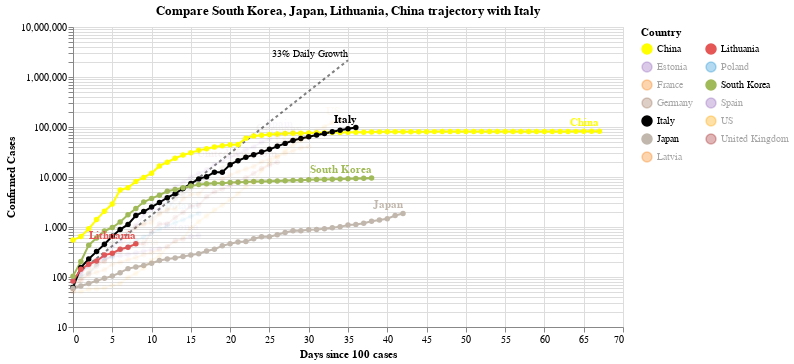

Notebook code for this chart:
### Code cell
#hide_input
chart3 = make_since_chart(['South Korea', 'Japan', 'Lithuania', 'China'])
chart3

### Figure 1 — Vega-Lite specification as saved in the notebook (floating-point values rounded to 4 significant figures; data arrays with more than 128 entries replaced by an {"elided": "..."} marker saying what was removed)
{"config": {"view": {"continuousWidth": 400, "continuousHeight": 300}}, "layer": [{"mark": {"type": "line", "color": "black", "opacity": 0.5, "strokeDash": [3, 3]}, "encoding": {"x": {"type": "quantitative", "field": "Days since 100 cases"}, "y": {"type": "quantitative", "field": "Confirmed Cases"}}}, {"mark": {"type": "text", "align": "right", "dy": -6, "fontSize": 10, "text": "33% Daily Growth"}, "encoding": {"x": {"type": "quantitative", "field": "Days since 100 cases"}, "y": {"type": "quantitative", "field": "Confirmed Cases"}}, "transform": [{"filter": "(datum['Days since 100 cases'] >= 35)"}]}, {"data": {"name": "data-87d64d4e28b0cc935621af408eb44e4b"}, "mark": {"type": "line", "point": true}, "encoding": {"color": {"type": "nominal", "field": "Country", "legend": {"columns": 2}, "scale": {"domain": ["China", "Estonia", "France", "Germany", "Italy", "Japan", "Latvia", "Lithuania", "Poland", "South Korea", "Spain", "US", "United Kingdom"], "range": ["yellow", "#9467bd", "#F58518", "#9D755D", "black", "#C1B7AD", "#F58518", "#E45756", "#2495D3", "#A1BA59", "#9467bd", "orange", "brown"]}}, "opacity": {"condition": {"value": 1, "selection": "selector001"}, "value": 0.05}, "tooltip": [{"type": "nominal", "field": "Country"}, {"type": "temporal", "field": "Date"}, {"type": "quantitative", "field": "Confirmed Cases"}, {"type": "quantitative", "field": "Days since 100 cases"}], "x": {"type": "quantitative", "field": "Days since 100 cases"}, "y": {"type": "quantitative", "field": "Confirmed Cases", "scale": {"type": "log"}}}, "selection": {"selector001": {"type": "multi", "fields": ["Country"], "bind": "legend", "init": [{"Country": "South Korea"}, {"Country": "Japan"}, {"Country": "Lithuania"}, {"Country": "China"}, {"Country": "Italy"}]}}, "width": 550}, {"data": {"name": "data-87d64d4e28b0cc935621af408eb44e4b"}, "mark": {"type": "text", "align": "right", "dy": -8, "fontWeight": "bold"}, "encoding": {"color": {"type": "nominal", "field": "Country", "legend": {"columns": 2}, "scale": {"domain": ["China", "Estonia", "France", "Germany", "Italy", "Japan", "Latvia", "Lithuania", "Poland", "South Korea", "Spain", "US", "United Kingdom"], "range": ["yellow", "#9467bd", "#F58518", "#9D755D", "black", "#C1B7AD", "#F58518", "#E45756", "#2495D3", "#A1BA59", "#9467bd", "orange", "brown"]}}, "opacity": {"condition": {"value": 1, "selection": "selector001"}, "value": 0.05}, "text": {"type": "nominal", "field": "Country"}, "tooltip": [{"type": "nominal", "field": "Country"}, {"type": "temporal", "field": "Date"}, {"type": "quantitative", "field": "Confirmed Cases"}, {"type": "quantitative", "field": "Days since 100 cases"}], "x": {"type": "quantitative", "field": "Days since 100 cases"}, "y": {"type": "quantitative", "field": "Confirmed Cases", "scale": {"type": "log"}}}, "transform": [{"filter": "(datum['Date'] >= 1585440000000)"}], "width": 550}], "data": {"name": "data-c1a3bbf4dd040f2e7e8e7a69520e3c2a"}, "title": "Compare South Korea, Japan, Lithuania, China trajectory with Italy", "$schema": "https://vega.github.io/schema/vega-lite/v4.0.2.json", "datasets": {"data-c1a3bbf4dd040f2e7e8e7a69520e3c2a": [{"Days since 100 cases": 0, "Confirmed Cases": 100.0}, {"Days since 100 cases": 1, "Confirmed Cases": 133.0}, {"Days since 100 cases": 2, "Confirmed Cases": 176.9}, {"Days since 100 cases": 3, "Confirmed Cases": 235.3}, {"Days since 100 cases": 4, "Confirmed Cases": 312.9}, {"Days since 100 cases": 5, "Confirmed Cases": 416.2}, {"Days since 100 cases": 6, "Confirmed Cases": 553.5}, {"Days since 100 cases": 7, "Confirmed Cases": 736.1}, {"Days since 100 cases": 8, "Confirmed Cases": 979.1}, {"Days since 100 cases": 9, "Confirmed Cases": 1302.0}, {"Days since 100 cases": 10, "Confirmed Cases": 1732.0}, {"Days since 100 cases": 11, "Confirmed Cases": 2303.0}, {"Days since 100 cases": 12, "Confirmed Cases": 3064.0}, {"Days since 100 cases": 13, "Confirmed Cases": 4074.0}, {"Days since 100 cases": 14, "Confirmed Cases": 5419.0}, {"Days since 100 cases": 15, "Confirmed Cases": 7207.0}, {"Days since 100 cases": 16, "Confirmed Cases": 9586.0}, {"Days since 100 cases": 17, "Confirmed Cases": 12750.0}, {"Days since 100 cases": 18, "Confirmed Cases": 16960.0}, {"Days since 100 cases": 19, "Confirmed Cases": 22550.0}, {"Days since 100 cases": 20, "Confirmed Cases": 29990.0}, {"Days since 100 cases": 21, "Confirmed Cases": 39890.0}, {"Days since 100 cases": 22, "Confirmed Cases": 53060.0}, {"Days since 100 cases": 23, "Confirmed Cases": 70560.0}, {"Days since 100 cases": 24, "Confirmed Cases": 93850.0}, {"Days since 100 cases": 25, "Confirmed Cases": 124800.0}, {"Days since 100 cases": 26, "Confirmed Cases": 166000.0}, {"Days since 100 cases": 27, "Confirmed Cases": 220800.0}, {"Days since 100 cases": 28, "Confirmed Cases": 293700.0}, {"Days since 100 cases": 29, "Confirmed Cases": 390600.0}, {"Days since 100 cases": 30, "Confirmed Cases": 519500.0}, {"Days since 100 cases": 31, "Confirmed Cases": 690900.0}, {"Days since 100 cases": 32, "Confirmed Cases": 918900.0}, {"Days since 100 cases": 33, "Confirmed Cases": 1222000.0}, {"Days since 100 cases": 34, "Confirmed Cases": 1625000.0}, {"Days since 100 cases": 35, "Confirmed Cases": 2162000.0}], "data-87d64d4e28b0cc935621af408eb44e4b": {"elided": "394 records"}}}
